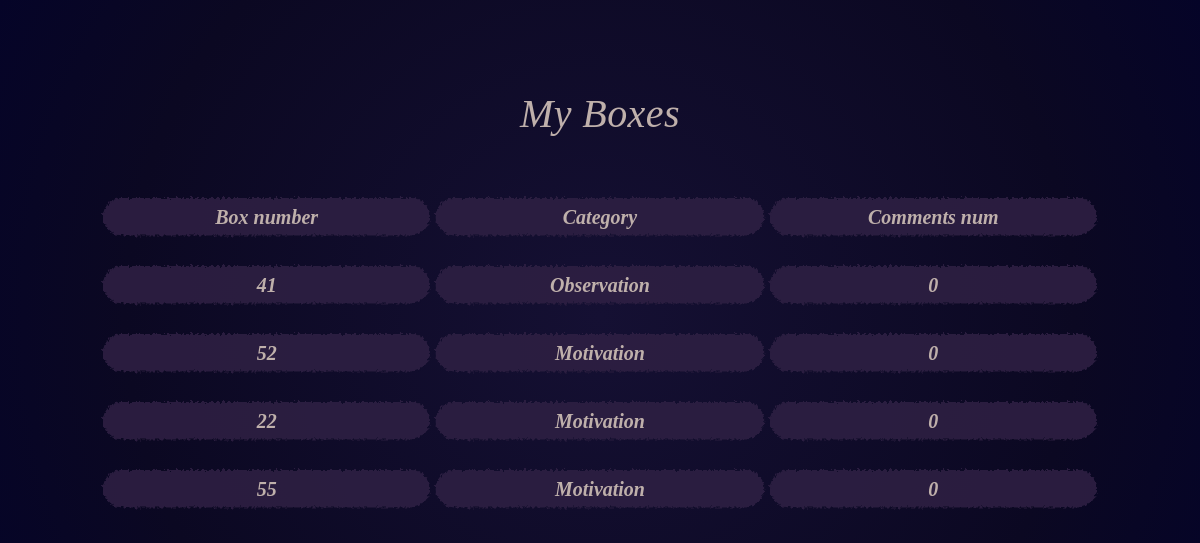
The page /profile/created_boxes/ (signed in) on the database its author committed.
### boxes/models.py (models this page shows)
class Box(models.Model):
    CATEGORY_CHOICES = (
        ('motivation', 'Motivation'),
        ('advice', 'Advice'),
        ('observation', 'Observation'),
        ('confession', 'Confession'),
    )
    number = models.PositiveIntegerField(unique=True)
    category = models.CharField(max_length=20, choices=CATEGORY_CHOICES)
    text = models.TextField()
    user = models.ForeignKey(settings.AUTH_USER_MODEL, on_delete=models.CASCADE)
    created_at = models.DateTimeField(auto_now_add=True)
    opened_by = models.ManyToManyField(
        settings.AUTH_USER_MODEL,
        related_name='opened_boxes',
        blank=True
    )

### boxes/views.py (the view)
# urls.py: path('profile/created_boxes/', views.profile_created_boxes_view, name='profile_created_boxes'),
@login_required
def profile_created_boxes_view(request):
    boxes = (
        Box.objects
        .filter(user=request.user)
        .annotate(comments_count=Count('comments'))
        .order_by('-created_at')
    )
    context = {
        'boxes': boxes
    }
    return render(request, 'profile_created_boxes.html', context)

### templates/profile_created_boxes.html (shortened to what this page needs)
{% extends 'base.html' %}
{% load static %}
{% block content %}
<div class="profile-page">
    <h1 class="profile-title">My Boxes</h1>
    <div class="boxes-container">
        <div class="boxes-row header">
            <div class="cell">Box number</div>
            <div class="cell">Category</div>
            <div class="cell">Comments num</div>
        </div>
        {% for box in boxes %}
            <div class="boxes-row">
                <a href="{% url 'box_detail' box.number %}" class="cell box-link">{{ box.number }}</a>
                <div class="cell">{{ box.get_category_display }}</div>
                <div class="cell">{{ box.comments_count }}</div>
            </div>
        {% endfor %}
    </div>
</div>
{% endblock %}

### static/css/main.css (style rules this page uses)
body { margin: 0; font-family: "Times New Roman", serif; font-weight: 700; background: radial-gradient( circle at center, #151033 0%, #0b0822 70%, #050428 100% ); }
body::after { display: none; }
.profile-page { padding: 60px; }
.profile-title { color: rgba(191, 176, 171, 1); margin-bottom: 10px; font-style: italic; left: 50%; font-weight: 400; font-size: 40px; line-height: 1.35; letter-spacing: 0.4px; text-align: center; z-index: 10; }
.boxes-container { padding: 40px; border-radius: 20px; }
.boxes-row { display: flex; justify-content: space-between; margin-bottom: 15px; font-style: italic; color: rgba(191, 176, 171, 1); font-size: 20px; }
.boxes-row.header .cell { font-weight: bold; }
.cell { background-image: url("/static/images/continue_button.svg"); background-repeat: no-repeat; background-size: contain; background-position: center; background-color: transparent; font-style: italic; color: rgba(191, 176, 171, 1); font-size: 20px; padding: 15px 45px; border-radius: 12px; width: 30%; text-align: center; }
.box-link { text-decoration: none; color: inherit; font-style: italic; }

### rows shown on the page
Box: number "41", category "Observation", comments_count "0"
Box: number "52", category "Motivation", comments_count "0"
Box: number "22", category "Motivation", comments_count "0"
Box: number "55", category "Motivation", comments_count "0"
